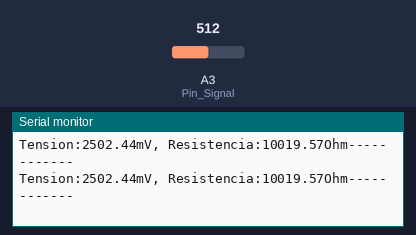
A sketch run on a simulated Arduino Uno, built with avr-gcc and run on an emulated ATmega328P. On the bench: the last lines printed to the serial monitor. Inputs (shaded band) come from the test bench; at power-on: A3 (Pin_Signal) = 512.

Above: at 1.3 s.
1.4 s: A3 (Pin_Signal) set to 1010
At 1.9 s:
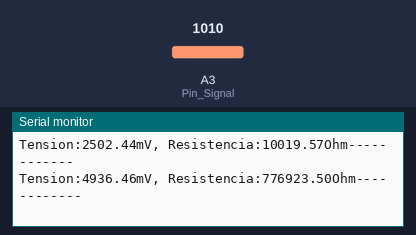
2.9 s: A3 (Pin_Signal) set to 1023
At 3.4 s:
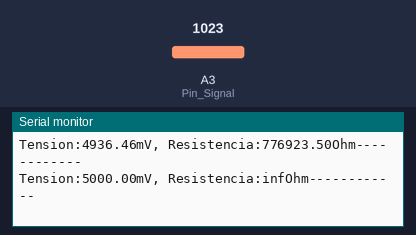

Measured:
- the behaviour switches between 1022 and 1023 on A3 (Pin_Signal) (found by bisection; images 1 and 2)
- after the input at 1.4 s, the serial monitor: prints a new line after 0.10 s (image 1)
- after the input at 2.9 s, the serial monitor: prints a new line after 0.11 s (image 2)

The sketch:

KY-035.ino
```cpp
int Pin_Signal = A3;

void setup()
{
  Serial.begin(9600);
}

void loop()
{
  int valorBruto = analogRead(Pin_Signal);
  float Tension = valorBruto * (5.0/1023.0) * 1000;
  float Resistencia = 10000 * ( Tension / ( 5000.0 - Tension));

  Serial.print("Tension:");Serial.print(Tension);Serial.print("mV");
  Serial.print(", Resistencia:");Serial.print(Resistencia);Serial.print("Ohm");
  Serial.println("------------");
  delay(500);
}
```
